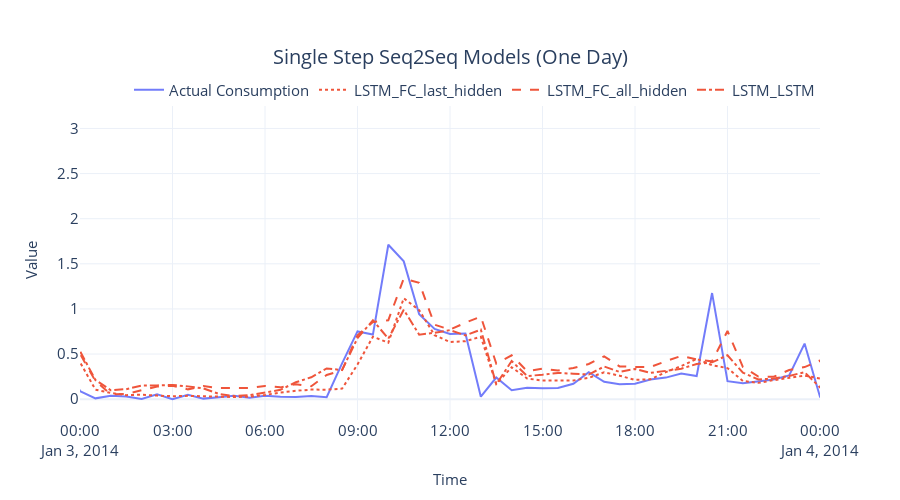

Notebook code for this chart:
### Markdown cell above
#### Plot of all the three models, zoomed into a day

### Code cell
fig = plot_forecast(
    pred_df, 
    forecast_columns=["LSTM_FC_last_hidden", "LSTM_FC_all_hidden", "LSTM_LSTM"], 
    forecast_display_names=["LSTM_FC_last_hidden", "LSTM_FC_all_hidden", "LSTM_LSTM"]
)
fig = format_plot(fig, title=f"Single Step Seq2Seq Models (One Day)")
fig.update_xaxes(type="date", range=["2014-01-03", "2014-01-04"])
fig.update_traces(line=dict(dash="dash"), selector= dict(name="LSTM_FC_all_hidden"))
fig.update_traces(line=dict(dash="dashdot"), selector= dict(name="LSTM_LSTM"))
fig.show()

### Figure 1 — Plotly figure (JSON) as saved in the notebook; plotly's stock layout.template omitted (floating-point values rounded to 4 significant figures; data arrays with more than 128 entries replaced by an {"elided": "..."} marker saying what was removed)
{"data": [{"line": {"color": "rgba(99,110,250,0.9)"}, "mode": "lines", "name": "Actual Consumption", "type": "scatter", "x": {"elided": "1488 str values"}, "y": {"elided": "1488 float values"}}, {"line": {"color": "rgba(239,85,59,1)", "dash": "dot"}, "mode": "lines", "name": "LSTM_FC_last_hidden", "type": "scatter", "x": {"elided": "1488 str values"}, "y": {"elided": "1488 float values"}}, {"line": {"color": "rgba(239,85,59,1)", "dash": "dash"}, "mode": "lines", "name": "LSTM_FC_all_hidden", "type": "scatter", "x": {"elided": "1488 str values"}, "y": {"elided": "1488 float values"}}, {"line": {"color": "rgba(239,85,59,1)", "dash": "dashdot"}, "mode": "lines", "name": "LSTM_LSTM", "type": "scatter", "x": {"elided": "1488 str values"}, "y": {"elided": "1488 float values"}}], "layout": {"height": 500, "legend": {"font": {"size": 15}, "orientation": "h", "x": 1, "xanchor": "right", "y": 0.98, "yanchor": "bottom"}, "title": {"font": {"size": 20}, "text": "Single Step Seq2Seq Models (One Day)", "x": 0.5, "xanchor": "center", "yanchor": "top"}, "width": 900, "xaxis": {"range": ["2014-01-03", "2014-01-04"], "tickfont": {"size": 15}, "title": {"font": {"size": 15}, "text": "Time"}, "type": "date"}, "yaxis": {"tickfont": {"size": 15}, "title": {"font": {"size": 15}, "text": "Value"}}}}
